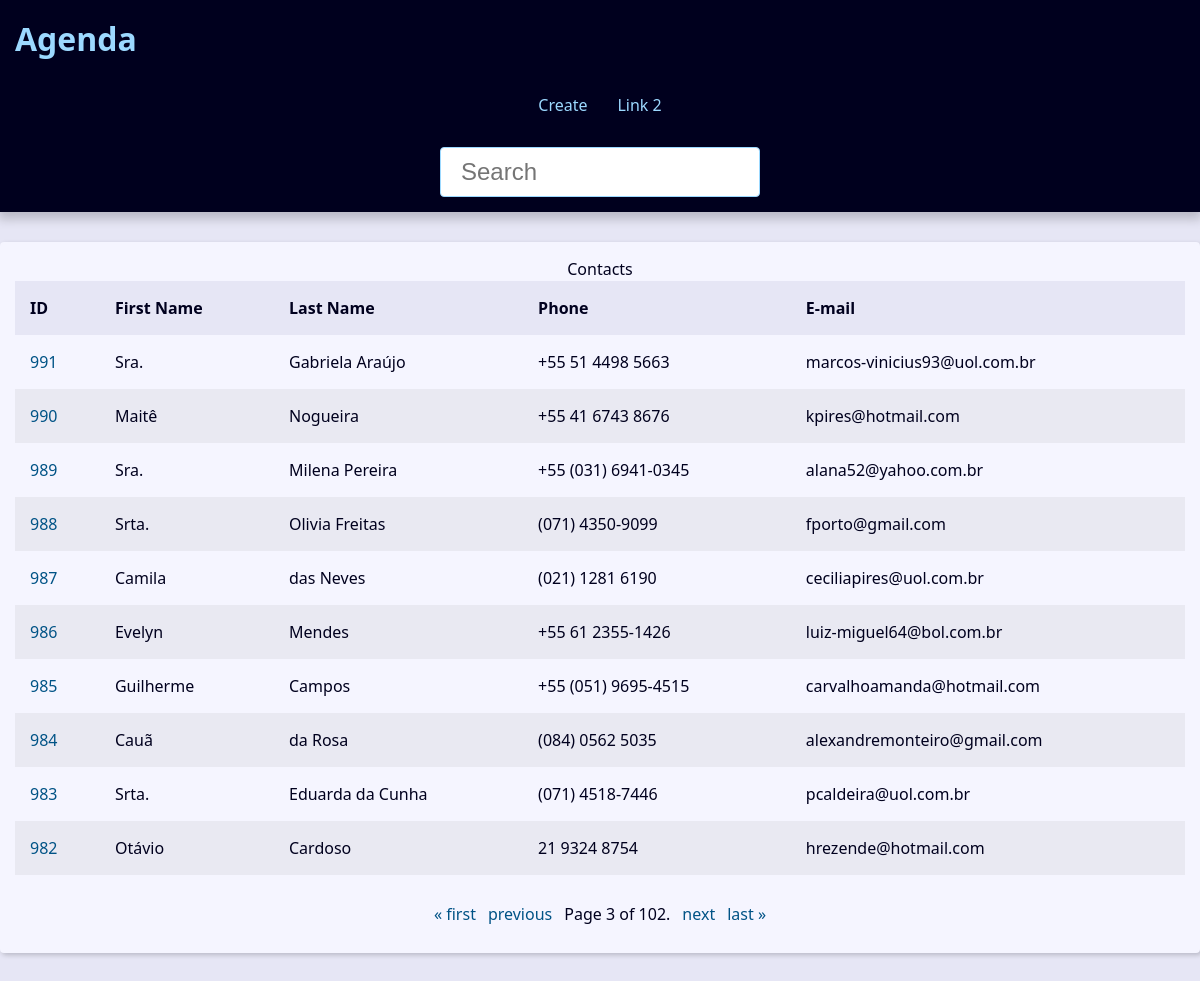
The app's page /?page=3&q= with its own data.
### contact/models.py (models this page shows, shortened)
class Contact(models.Model):
    first_name = models.CharField(max_length=50)
    last_name = models.CharField(max_length=50)
    phone = models.CharField(max_length=50)
    email = models.EmailField(max_length=200, blank=True)
    created_date = models.DateTimeField(default=timezone.now)
    description = models.TextField(blank=True)
    show = models.BooleanField(default=True)
    picture = models.ImageField(blank=True, upload_to="pictures/%Y/%m")
    category = models.ForeignKey(
        Category,
        on_delete=models.SET_NULL,
        blank=True,
        null=True,
    )
    owner = models.ForeignKey(
        User,
        on_delete=models.SET_NULL,
        blank=True,
        null=True,
    )

### contact/views/contact_views.py (the view)
# urls.py: path("", views.index, name="index"),
def index(request):
    contacts = Contact.objects.filter(show=True).order_by("-id")
    paginator = Paginator(contacts, 10)
    page_number = request.GET.get("page")
    page_obj = paginator.get_page(page_number)
    context = {
        "page_obj": page_obj,
        "site_title": "Contatos - ",
    }
    return render(
        request,
        "contact/index.html",
        context,
    )

### contact/templates/contact/index.html
{% extends "global/base.html" %}
{% block content %}
{% if page_obj %}
    <div class="responsive-table">
        <table class="contacts-table" >
            <caption>
                Contacts
            </caption>
            <thead>
                <tr class="table-row table-row-header">
                    <th class="table-header">ID</th>
                    <th class="table-header">First Name</th>
                    <th class="table-header">Last Name</th>
                    <th class="table-header">Phone</th>
                    <th class="table-header">E-mail</th>
                </tr>
            </thead>
            <tbody>
                {% for contact in page_obj %}
                    <tr class="table-row">
                        <td class="table-cel">
                            <a
                            href="{% url "contact:contact" contact.id %}"
                                class="table-link"
                            >
                                {{ contact.id }}
                            </a>
                        </td>
                        <td class="table-cel">
                            {{ contact.first_name }}
                        </td>
                        <td class="table-cel">
                            {{ contact.last_name }}
                        </td>
                        <td class="table-cel">
                            {{ contact.phone }}
                        </td>
                        <td class="table-cel">
                            {{ contact.email }}
                        </td>
                    </tr>
                {% endfor %}
            </tbody>
        </table>
    </div>
{% else %}
    <div class="single-contact">
        <h1 class="single-contact-name">
            Nenhum contato encontrado.
        </h1>
    </div>
{% endif %}
{% endblock content %}

### base_static/global/css/style.css (style rules this page uses)
:root { --spacing: 1.5rem; --link-dark-color: rgb(0, 83, 134); --link-light-color: rgb(156, 217, 255); --clr-white: rgb(245, 245, 255); --clr-black: rgb(0, 0, 30); --clr-light-gray: rgb(230, 230, 245); --clr-dark-shadow-5: rgba(0, 0, 10, 5%); --clr-dark-shadow-10: rgba(0, 0, 10, 10%); --clr-dark-shadow-20: rgba(0, 0, 10, 20%); --clr-light-shadow-5: rgba(200, 200, 255, 5%); --clr-light-shadow-10: rgba(200, 200, 255, 10%); --clr-light-shadow-20: rgba(200, 200, 255, 20%); --main-page-width: 120rem; --table-min-width: 60rem; --biggest-font-size: 5rem; --bigger-font-size: 4rem; --big-font-size: 3.2rem; --medium-font-size: 2.4rem; --small-font-size: 1.6rem; --smaller-font-size: 1.4rem; --smallest-font-size: 1.2rem; --transition-fast: 300ms; --transition-medium: 600ms; --transition-slow: 1s; --default-border-radius: 4px; }
*, *::before, *::after { margin: 0; padding: 0; box-sizing: border-box; }
html { font-size: 62.5%; }
body { font-family: system-ui, -apple-system, BlinkMacSystemFont, 'Segoe UI', Roboto, Oxygen, Ubuntu, Cantarell, 'Open Sans', 'Helvetica Neue', sans-serif; line-height: 1.5; font-size: var(--small-font-size); color: var(--clr-black); -webkit-font-smoothing: antialiased; background: var(--clr-light-gray); }
.responsive-table { width: 100%; overflow-x: auto; }
.contacts-table { width: 100%; min-width: var(--table-min-width); border-collapse: collapse; }
.table-row { text-align: left; text-overflow: ellipsis; transition: background-color var(--transition-fast) ease-in-out; }
.table-row:nth-of-type(2n) { background: var(--clr-dark-shadow-5); }
.table-row-header { background: var(--clr-light-gray); color: var(--clr-black); }
.table-cel, .table-header { padding: var(--spacing); }
.table-link { color: var(--link-dark-color); transition: color var(--transition-fast) ease-in-out; text-decoration: none; }

### records on screen
Contact: id "991", first_name "Sra.", last_name "Gabriela Araújo", phone "+55 51 4498 5663", email "marcos-vinicius93@uol.com.br"
Contact: id "990", first_name "Maitê", last_name "Nogueira", phone "+55 41 6743 8676", email "kpires@hotmail.com"
Contact: id "989", first_name "Sra.", last_name "Milena Pereira", phone "+55 (031) 6941-0345", email "alana52@yahoo.com.br"
Contact: id "988", first_name "Srta.", last_name "Olivia Freitas", phone "(071) 4350-9099", email "fporto@gmail.com"
Contact: id "987", first_name "Camila", last_name "das Neves", phone "(021) 1281 6190", email "ceciliapires@uol.com.br"
Contact: id "986", first_name "Evelyn", last_name "Mendes", phone "+55 61 2355-1426", email "luiz-miguel64@bol.com.br"
Contact: id "985", first_name "Guilherme", last_name "Campos", phone "+55 (051) 9695-4515", email "carvalhoamanda@hotmail.com"
Contact: id "984", first_name "Cauã", last_name "da Rosa", phone "(084) 0562 5035", email "alexandremonteiro@gmail.com"
Contact: id "983", first_name "Srta.", last_name "Eduarda da Cunha", phone "(071) 4518-7446", email "pcaldeira@uol.com.br"
Contact: id "982", first_name "Otávio", last_name "Cardoso", phone "21 9324 8754", email "hrezende@hotmail.com"

### other values on screen
{{ page_obj.number }} "3"
{{ page_obj.paginator.num_pages }} "102"
